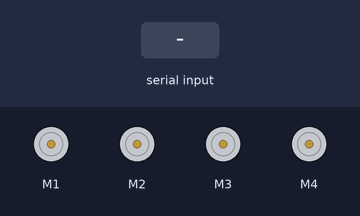
Bench run of a sketch on a simulated Arduino Uno, built with avr-gcc and run on an emulated ATmega328P. On the bench: 4 × DC motor (green arrow = forward, orange = backward, longer = faster). The inputs (shaded band) are chosen by the test bench. What the sketch prints to the serial monitor is not drawn.

Above: at 1.2 s.
1.3 s: "MOVE_ARM_90\n" received over Serial
At 1.7 s:
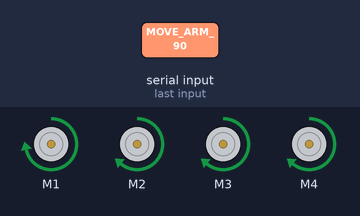
3.3 s: "STOP_MOTOR\n" received over Serial
At 3.7 s:
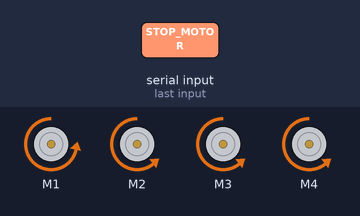
Timing chart, 0 to 6.3 s (numbered marks = the images above; inputs shaded):
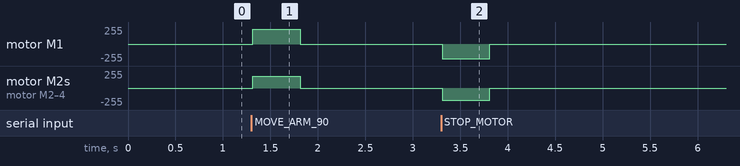

Measured:
- after the input at 1.3 s, motor M1: stopped → forward 220/255 at once, → stopped 0.50 s later; motor M2–4: stopped → forward 180/255 at once, → stopped 0.50 s later
- after the input at 3.3 s, motor M1: stopped → backward 220/255 at once, → stopped 0.50 s later; motor M2–4: stopped → backward 180/255 at once, → stopped 0.50 s later

The sketch:

com5MOTOR.ino
```cpp
#include <AFMotor.h>

// Define DC Motors
AF_DCMotor motor1(1);
AF_DCMotor motor2(2);
AF_DCMotor motor3(3);
AF_DCMotor motor4(4);

bool motorStopped = false; // Track motor state

void setup() {
  Serial.begin(9600); // Start Serial communication

  // Set motor speeds
  motor1.setSpeed(220);
  motor2.setSpeed(180);
  motor3.setSpeed(180);
  motor4.setSpeed(180);

  Serial.println("✅ Ready to receive commands...");
}

void loop() {
  if (Serial.available()) {
    String command = Serial.readStringUntil('\n'); // Read command
    command.trim(); // Remove whitespace

    if (command == "MOVE_ARM_90") {
      Serial.println("🔄 Moving Arm 90° FORWARD...");
      moveForward();
      delay(500); // Move for 90 degrees
      stopMotors();
    }

    else if (command == "STOP_MOTOR") {
      Serial.println("🛑 STOP_MOTOR received. Moving arm BACK before stopping...");

      moveBackward();  // Move the arm back slightly
      delay(500);      // Allow time for movement

      stopMotors();    // Stop motors after moving back
      motorStopped = true; // Prevent multiple STOP commands
    }
  }
}

// Move forward function (90 degrees)
void moveForward() {
  motor1.run(FORWARD);
  motor2.run(FORWARD);
  motor3.run(FORWARD);
  motor4.run(FORWARD);
}

// Move backward function
void moveBackward() {
  motor1.run(BACKWARD);
  motor2.run(BACKWARD);
  motor3.run(BACKWARD);
  motor4.run(BACKWARD);
}

// Stop motors function
void stopMotors() {
  motor1.run(RELEASE);
  motor2.run(RELEASE);
  motor3.run(RELEASE);
  motor4.run(RELEASE);
  Serial.println("✅ Motors Stopped.");
}
```
